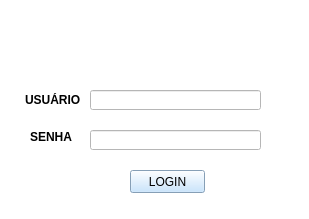
<?xml version="1.0" encoding="UTF-8"?>
<ui version="4.0">
 <class>Form</class>
 <widget class="QWidget" name="Form">
  <property name="geometry">
   <rect>
    <x>0</x>
    <y>0</y>
    <width>309</width>
    <height>219</height>
   </rect>
  </property>
  <property name="windowTitle">
   <string>LOGIN</string>
  </property>
  <property name="windowIcon">
   <iconset>
    <normaloff>../Users/anderson.pereira/Desktop/PYTHON/favicon.ico</normaloff>../Users/anderson.pereira/Desktop/PYTHON/favicon.ico</iconset>
  </property>
  <property name="styleSheet">
   <string notr="true">background-color: rgb(255, 255, 255);</string>
  </property>
  <widget class="QLabel" name="label_2">
   <property name="geometry">
    <rect>
     <x>25</x>
     <y>90</y>
     <width>61</width>
     <height>20</height>
    </rect>
   </property>
   <property name="styleSheet">
    <string notr="true">font: 75 8pt &quot;MS Shell Dlg 2&quot;;</string>
   </property>
   <property name="text">
    <string>&lt;html&gt;&lt;head/&gt;&lt;body&gt;&lt;p&gt;&lt;span style=&quot; font-weight:600;&quot;&gt;USUÁRIO&lt;/span&gt;&lt;/p&gt;&lt;/body&gt;&lt;/html&gt;</string>
   </property>
  </widget>
  <widget class="QLabel" name="label_3">
   <property name="geometry">
    <rect>
     <x>30</x>
     <y>130</y>
     <width>46</width>
     <height>13</height>
    </rect>
   </property>
   <property name="text">
    <string>&lt;html&gt;&lt;head/&gt;&lt;body&gt;&lt;p&gt;&lt;span style=&quot; font-weight:600;&quot;&gt;SENHA&lt;/span&gt;&lt;/p&gt;&lt;/body&gt;&lt;/html&gt;</string>
   </property>
  </widget>
  <widget class="QLineEdit" name="lineEdit">
   <property name="geometry">
    <rect>
     <x>90</x>
     <y>90</y>
     <width>171</width>
     <height>20</height>
    </rect>
   </property>
   <property name="styleSheet">
    <string notr="true">background-color: rgb(255, 255, 255);</string>
   </property>
   <property name="text">
    <string/>
   </property>
  </widget>
  <widget class="QLineEdit" name="lineEdit_2">
   <property name="geometry">
    <rect>
     <x>90</x>
     <y>130</y>
     <width>171</width>
     <height>20</height>
    </rect>
   </property>
   <property name="styleSheet">
    <string notr="true">background-color: rgb(255, 255, 255);</string>
   </property>
  </widget>
  <widget class="QPushButton" name="pushButton">
   <property name="geometry">
    <rect>
     <x>130</x>
     <y>170</y>
     <width>75</width>
     <height>23</height>
    </rect>
   </property>
   <property name="mouseTracking">
    <bool>false</bool>
   </property>
   <property name="styleSheet">
    <string notr="true">font: 75 12pt &quot;MS Shell Dlg 2&quot;;
border-color: rgb(0, 0, 255);
background-color: rgb(188, 223, 255);</string>
   </property>
   <property name="text">
    <string>LOGIN</string>
   </property>
  </widget>
  <widget class="QLabel" name="label_4">
   <property name="geometry">
    <rect>
     <x>120</x>
     <y>10</y>
     <width>91</width>
     <height>71</height>
    </rect>
   </property>
   <property name="cursor">
    <cursorShape>CrossCursor</cursorShape>
   </property>
   <property name="text">
    <string/>
   </property>
   <property name="pixmap">
    <pixmap>../Users/anderson.pereira/Desktop/PYTHON/logo dataprev.png</pixmap>
   </property>
  </widget>
 </widget>
 <resources/>
 <connections/>
</ui>
